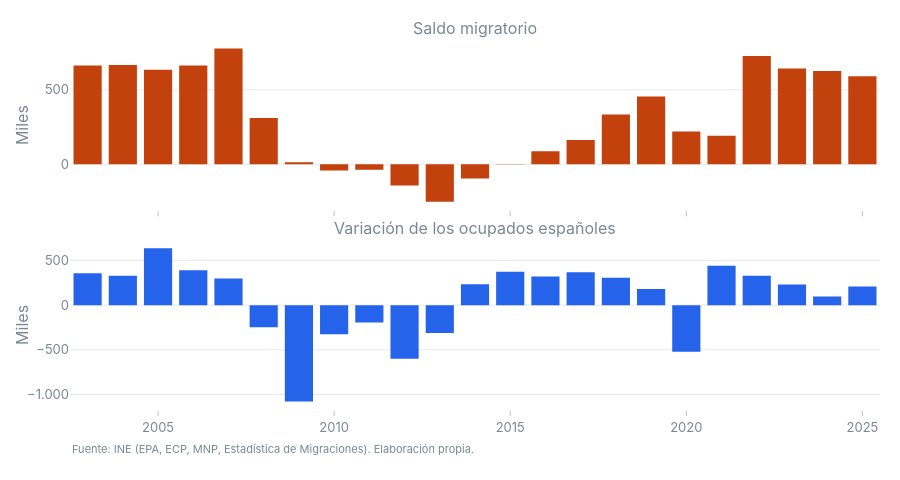

The notebook cell saved with this chart:
### Code cell
#| label: fig-ciclo
#| fig-cap: "Arriba: saldo migratorio anual (antes de 2008 y en 2025, implícito). Abajo: variación anual del número medio de ocupados de nacionalidad española (EPA). Miles de personas."
if HAS_EPA:
    fig = make_subplots(rows=2, cols=1, shared_xaxes=True, vertical_spacing=0.08,
                        subplot_titles=("Saldo migratorio", "Variación de los ocupados españoles"))
    fig.add_bar(x=cyc["anio"], y=cyc["mig"] / 1e3, marker_color=ACCENT, name="Saldo migratorio", row=1, col=1)
    fig.add_bar(x=cyc["anio"], y=cyc["d_ocup_esp"], marker_color=PALETTE[1], name="Δ ocupados españoles", row=2, col=1)
    fig.update_yaxes(title_text="Miles", tickformat=",.0f")
    fig.update_layout(height=480, showlegend=False, margin=dict(t=40))
    add_source(fig, SOURCE_EPA)
    place_source(fig, y=-0.08, bottom=70)
    fig.show()
else:
    display(Markdown("*Pendiente: ejecutar la descarga y el procesado de la EPA.*"))

### Figure 1 — Plotly figure (JSON) as saved in the notebook; plotly's stock layout.template omitted (floating-point values rounded to 4 significant figures)
{"data": [{"marker": {"color": "#c2410c"}, "name": "Saldo migratorio", "type": "bar", "x": [2003, 2004, 2005, 2006, 2007, 2008, 2009, 2010, 2011, 2012, 2013, 2014, 2015, 2016, 2017, 2018, 2019, 2020, 2021, 2022, 2023, 2024, 2025], "xaxis": "x", "y": [662.6, 666.2, 634.6, 663.2, 777.1, 310.6, 12.85, -42.68, -37.7, -142.6, -251.5, -94.98, -1.761, 87.42, 163.3, 334.2, 454.2, 219.4, 191.1, 727.0, 642.3, 626.3, 591.7], "yaxis": "y"}, {"marker": {"color": "#2563eb"}, "name": "Δ ocupados españoles", "type": "bar", "x": [2003, 2004, 2005, 2006, 2007, 2008, 2009, 2010, 2011, 2012, 2013, 2014, 2015, 2016, 2017, 2018, 2019, 2020, 2021, 2022, 2023, 2024, 2025], "xaxis": "x2", "y": [355.6, 329.2, 635.8, 391.0, 297.1, -247.6, -1077.0, -323.9, -192.8, -599.9, -310.3, 235.2, 373.2, 321.4, 368.6, 306.9, 179.7, -520.4, 441.1, 329.6, 230.5, 97.9, 209.0], "yaxis": "y2"}], "layout": {"annotations": [{"font": {"size": 16}, "showarrow": false, "text": "Saldo migratorio", "x": 0.5, "xanchor": "center", "xref": "paper", "y": 1.0, "yanchor": "bottom", "yref": "paper"}, {"font": {"size": 16}, "showarrow": false, "text": "Variación de los ocupados españoles", "x": 0.5, "xanchor": "center", "xref": "paper", "y": 0.46, "yanchor": "bottom", "yref": "paper"}, {"font": {"color": "#7a8794", "size": 11}, "showarrow": false, "text": "Fuente: INE (EPA, ECP, MNP, Estadística de Migraciones). Elaboración propia.", "x": 0, "xanchor": "left", "xref": "paper", "y": -0.08, "yanchor": "top", "yref": "paper"}], "height": 480, "margin": {"b": 70, "t": 40}, "showlegend": false, "xaxis": {"anchor": "y", "domain": [0.0, 1.0], "matches": "x2", "showticklabels": false}, "xaxis2": {"anchor": "y2", "domain": [0.0, 1.0]}, "yaxis": {"anchor": "x", "domain": [0.54, 1.0], "tickformat": ",.0f", "title": {"text": "Miles"}}, "yaxis2": {"anchor": "x2", "domain": [0.0, 0.46], "tickformat": ",.0f", "title": {"text": "Miles"}}}}
